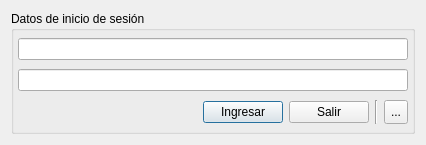
<?xml version="1.0" encoding="UTF-8"?>
<ui version="4.0">
 <class>LogInDialog</class>
 <widget class="QDialog" name="LogInDialog">
  <property name="geometry">
   <rect>
    <x>0</x>
    <y>0</y>
    <width>426</width>
    <height>145</height>
   </rect>
  </property>
  <property name="windowTitle">
   <string>Dialog</string>
  </property>
  <layout class="QVBoxLayout" name="verticalLayout_2">
   <item>
    <widget class="QGroupBox" name="groupBox">
     <property name="title">
      <string>Datos de inicio de sesión</string>
     </property>
     <layout class="QVBoxLayout" name="verticalLayout_3">
      <property name="spacing">
       <number>6</number>
      </property>
      <property name="leftMargin">
       <number>4</number>
      </property>
      <property name="topMargin">
       <number>4</number>
      </property>
      <property name="rightMargin">
       <number>4</number>
      </property>
      <property name="bottomMargin">
       <number>4</number>
      </property>
      <item>
       <widget class="QLineEdit" name="txtUser"/>
      </item>
      <item>
       <widget class="QLineEdit" name="txtPassword"/>
      </item>
      <item>
       <layout class="QHBoxLayout" name="horizontalLayout">
        <item>
         <spacer name="horizontalSpacer">
          <property name="orientation">
           <enum>Qt::Orientation::Horizontal</enum>
          </property>
          <property name="sizeHint" stdset="0">
           <size>
            <width>164</width>
            <height>20</height>
           </size>
          </property>
         </spacer>
        </item>
        <item>
         <widget class="QPushButton" name="pbLogIn">
          <property name="text">
           <string>Ingresar</string>
          </property>
         </widget>
        </item>
        <item>
         <widget class="QPushButton" name="pbCancel">
          <property name="text">
           <string>Salir</string>
          </property>
         </widget>
        </item>
        <item>
         <widget class="Line" name="line_2">
          <property name="orientation">
           <enum>Qt::Orientation::Vertical</enum>
          </property>
         </widget>
        </item>
        <item>
         <widget class="QToolButton" name="btnOtherOptions">
          <property name="minimumSize">
           <size>
            <width>0</width>
            <height>24</height>
           </size>
          </property>
          <property name="text">
           <string>...</string>
          </property>
         </widget>
        </item>
       </layout>
      </item>
     </layout>
    </widget>
   </item>
   <item>
    <layout class="QVBoxLayout" name="creatUserLayout"/>
   </item>
  </layout>
 </widget>
 <resources/>
 <connections/>
</ui>
